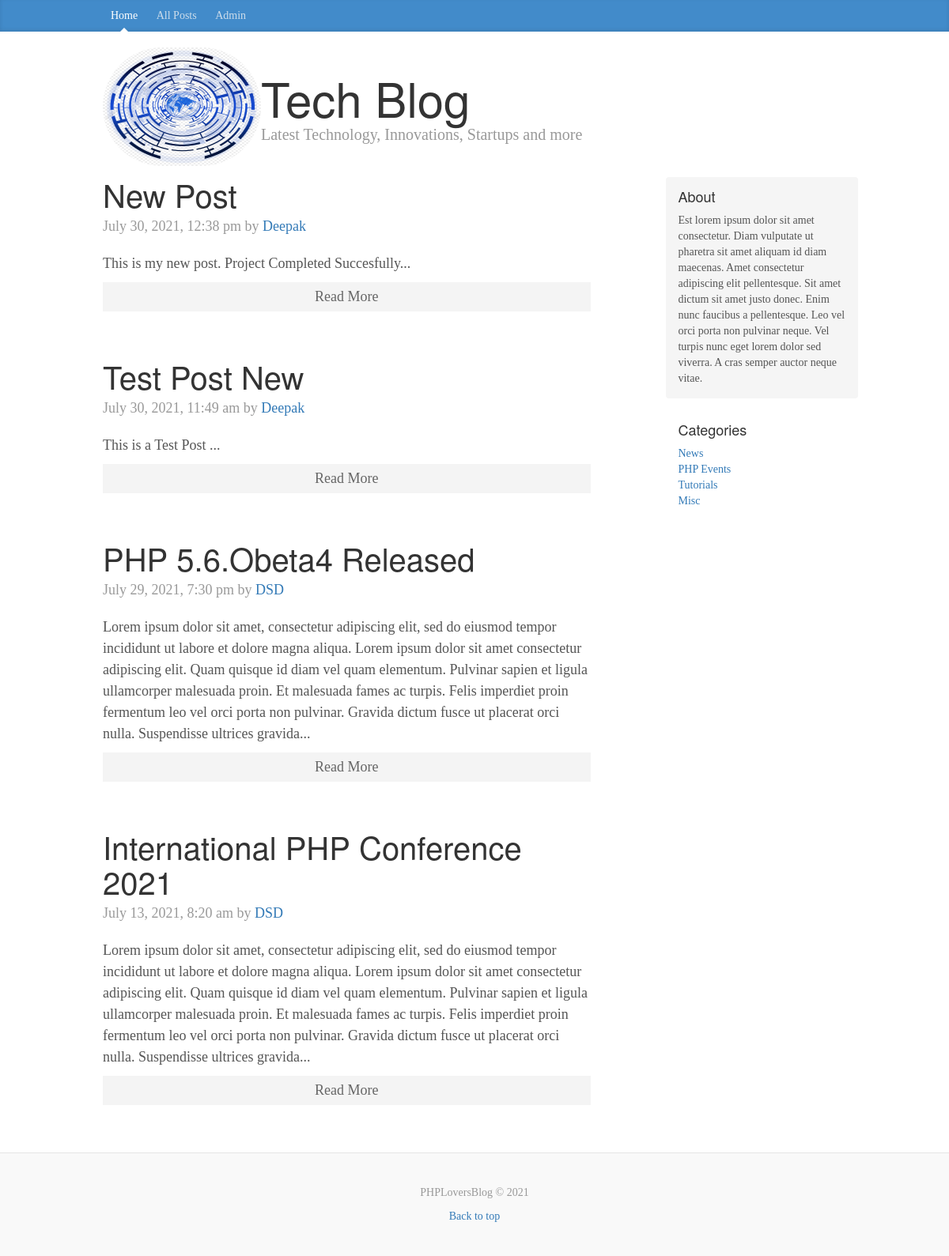
The page / on the database its author committed.
### tables this page shows
CREATE TABLE `posts` (
  `id` int(11) NOT NULL,
  `category` int(11) NOT NULL,
  `title` varchar(255) NOT NULL,
  `body` text NOT NULL,
  `author` varchar(255) NOT NULL,
  `tags` varchar(255) NOT NULL,
  `date` timestamp NOT NULL DEFAULT current_timestamp()
);

CREATE TABLE `categories` (
  `id` int(11) NOT NULL,
  `name` varchar(255) NOT NULL
);

### libraries/Database.php (called while the page is built, shortened)
<?php
    class Database{
        public $host=DB_HOST;
        public $username=DB_USER;
        public $password=DB_PASS;
        public $db_name=DB_NAME;
        public $link;
        private function connect(){
            $this->link=new mysqli($this->host,$this->username,$this->password,$this->db_name);
        }
        public function select($query){
            $result=$this->link->query($query) or die($this->link->error.__LINE__);
            if($result->num_rows>0){
                return $result;
            }
            else{
                return false;
            }
        }
    }
?>

### helpers/format_helper.php (called while the page is built)
<?php
    function formatDate($date){
        return date('F j, Y, g:i a',strtotime($date));
    }
    function shortenText($text,$chars=450){
        $text=$text." ";
        $text=substr($text,0,$chars);
        $text=substr($text,0,strrpos($text,' '));
        $text=$text."...";
        return $text;
    }
?>

### config/config.php (called while the page is built, shortened)
<?php
$site_description="Est lorem ipsum dolor sit amet consectetur. Diam vulputate ut pharetra sit amet aliquam id diam maecenas. Amet consectetur adipiscing elit pellentesque. Sit amet dictum sit amet justo donec. Enim nunc faucibus a pellentesque. Leo vel orci porta non pulvinar neque. Vel turpis nunc eget lorem dolor sed viverra. A cras semper auctor neque vitae."
?>

### index.php (the view)
<?php include 'includes/header.php'; ?>
<?php
    $db=new Database();
    $query= "SELECT * from posts ORDER by id DESC";
    $posts=$db->select($query);
    $query= "SELECT * from categories";
    $categories=$db->select($query);
?>
<?php if($posts): ?>
    <?php while($row=$posts->fetch_assoc()):?>
        <div class="blog-post">
            <h2 class="blog-post-title"><?php echo $row['title'];?></h2>
            <p class="blog-post-meta"><?php echo formatDate($row['date']).' by ';?><a href="#"><?php echo $row['author'];?></a></p>
                <?php echo shortenText($row['body']);?>
            <a  class="readmore" href="post.php?id=<?php echo urlencode($row['id']); ?>">Read More</a>
        </div>
    <?php endwhile;?>
<?php else : ?>
    <p>There are no posts yet</p>
<?php endif ; ?>
<?php include 'includes/footer.php'; ?>

### includes/header.php (shortened to what this page needs)
<?php include 'config/config.php'; ?>
<?php include 'libraries/Database.php'; ?>
<?php include 'helpers/format_helper.php'; ?>
<!doctype html>
<html lang="en">
  <head>
    <link href="css/bootstrap.css" rel="stylesheet">
    <link href="css/custom.css" rel="stylesheet">
  </head>
  <body>
    <div class="blog-masthead">
      <div class="container">
        <nav class="blog-nav">
          <a class="blog-nav-item active" href="index.php">Home</a>
          <a class="blog-nav-item" href="posts.php">All Posts</a>
          <a class="blog-nav-item" href="login.php">Admin</a>
        </nav>
      </div>
    </div>
    <div class="container">
      <div class="blog-header">
        <div class="logo"><img src="images/tech1.jpeg" alt=""></div>
        <h1 class="blog-title">Tech Blog</h1>
        <p class="lead blog-description">Latest Technology, Innovations, Startups and more</p>
      </div>
      <div class="row">
        <div class="col-sm-8 blog-main">

### includes/footer.php (shortened to what this page needs)
</div>
        <div class="col-sm-3 col-sm-offset-1 blog-sidebar">
          <div class="sidebar-module sidebar-module-inset">
            <h4>About</h4>
            <p><?php echo $site_description;?></p>
          </div>
          <div class="sidebar-module">
            <h4>Categories</h4>
            <?php if($categories): ?>
            <ol class="list-unstyled">
              <?php while($row=$categories->fetch_assoc()): ?>
                <li><a href="posts.php?category=<?php echo $row['id']; ?> "><?php echo $row['name'];?></a></li>
              <?php endwhile; ?>
            </ol>
            <?php else: ?>
                <p>There are not categories yet</p>
            <?php endif; ?>
          </div>
        </div>
      </div>
    </div>
    <footer class="blog-footer">
      <p>PHPLoversBlog &copy; 2021 </p>
      <p>
        <a href="#">Back to top</a>
      </p>
    </footer>
  </body>
</html>

### css/custom.css (style rules this page uses)
body { font-family: Georgia, "Times New Roman", Times, serif; color: #555; }
h1, .h1, h2, .h2, h3, .h3, h4, .h4, h5, .h5, h6, .h6 { margin-top: 0; font-family: "Helvetica Neue", Helvetica, Arial, sans-serif; font-weight: 400; color: #333; }
@media (min-width: 1200px) { .container { width: 970px; } }
.blog-masthead { background-color: #428bca; -webkit-box-shadow: inset 0 -2px 5px rgba(0, 0, 0, .1); box-shadow: inset 0 -2px 5px rgba(0, 0, 0, .1); }
.blog-nav-item { position: relative; display: inline-block; padding: 10px; font-weight: 500; color: #cdddeb; }
.blog-nav .active { color: #fff; }
.blog-nav .active:after { position: absolute; bottom: 0; left: 50%; width: 0; height: 0; margin-left: -5px; vertical-align: middle; content: " "; border-right: 5px solid transparent; border-bottom: 5px solid; border-left: 5px solid transparent; }
.blog-header { padding-top: 20px; padding-bottom: 20px; }
.blog-title { margin-top: 30px; margin-bottom: 0; font-size: 60px; font-weight: 400; }
.blog-description { font-size: 20px; color: #999; }
.blog-main { font-size: 18px; line-height: 1.5; }
.sidebar-module { padding: 15px; margin: 0 -15px 15px; }
.sidebar-module-inset { padding: 15px; background-color: #f5f5f5; border-radius: 4px; }
.sidebar-module-inset p:last-child, .sidebar-module-inset ul:last-child, .sidebar-module-inset ol:last-child { margin-bottom: 0; }
.blog-post { margin-bottom: 60px; }
.blog-post-title { margin-bottom: 5px; font-size: 40px; }
.blog-post-meta { margin-bottom: 20px; color: #999; }
.blog-footer { padding: 40px 0; color: #999; text-align: center; background-color: #f9f9f9; border-top: 1px solid #e5e5e5; }
.blog-footer p:last-child { margin-bottom: 0; }
img { width: 200px; height: 150px; border-radius: 120px; }
.logo { float: left; }
.readmore { display: block; text-align: center; padding: 5px; background: #f4f4f4; margin-top: 10px; color: #666; }

### rows shown on the page
posts: title "New Post", date "July 30, 2021, 12:38 pm", author "Deepak", body "This is my new post. Project Completed Succesfully..."
posts: title "Test Post New", date "July 30, 2021, 11:49 am", author "Deepak", body "This is a Test Post ..."
posts: title "PHP 5.6.Obeta4 Released", date "July 29, 2021, 7:30 pm", author "DSD", body "Lorem ipsum dolor sit amet, consectetur adipiscing elit, sed do eiusmod tempor incididunt ut labore et dolore magna aliqua. Lorem ipsum dolor sit amet consectetur adipiscing elit. Quam quisque id diam vel quam elementum. Pulvinar sapien et ligula ullamcorper malesuada proin. Et malesuada fames ac turpis. Felis imperdiet proin fermentum leo vel orci porta non pulvinar. Gravida dictum fusce ut placerat orci nulla. Suspendisse ultrices gravida..."
posts: title "International PHP Conference 2021", date "July 13, 2021, 8:20 am", author "DSD", body "Lorem ipsum dolor sit amet, consectetur adipiscing elit, sed do eiusmod tempor incididunt ut labore et dolore magna aliqua. Lorem ipsum dolor sit amet consectetur adipiscing elit. Quam quisque id diam vel quam elementum. Pulvinar sapien et ligula ullamcorper malesuada proin. Et malesuada fames ac turpis. Felis imperdiet proin fermentum leo vel orci porta non pulvinar. Gravida dictum fusce ut placerat orci nulla. Suspendisse ultrices gravida..."
categories: name "News"
categories: name "PHP Events"
categories: name "Tutorials"
categories: name "Misc"
